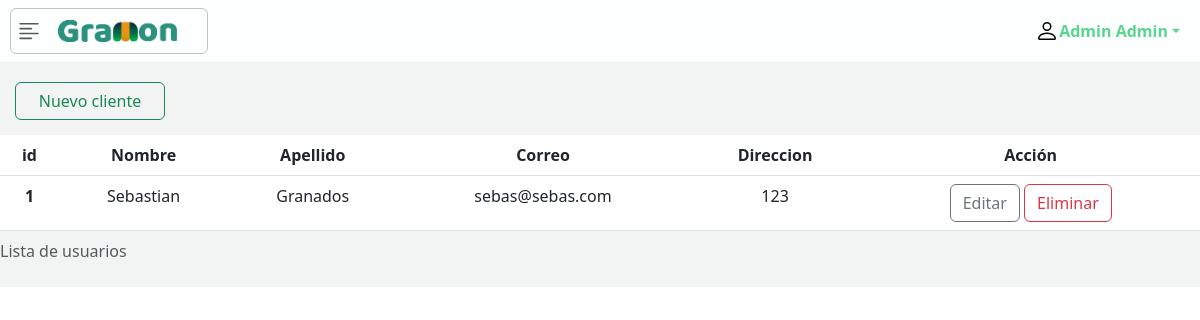
Before: /list_customer/ (signed in) with the older database file.
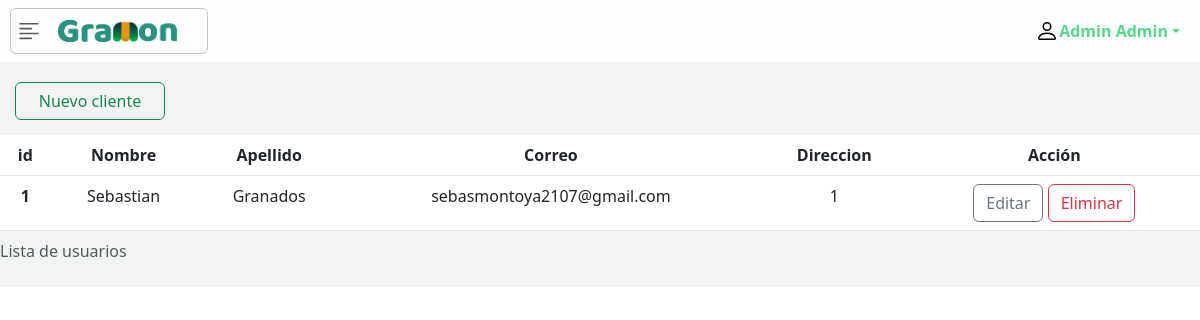
After: the same page with the newer database file.
### apps/customers_app/models.py (models this page shows, shortened)
class Customer(models.Model):
    id = models.PositiveIntegerField(primary_key=True)
    name = models.CharField(max_length=50)
    last_name = models.CharField(max_length=50)
    email = models.EmailField(max_length=254,blank=True)
    adress = models.CharField(max_length=50, blank=True)
    number = models.IntegerField()
    full_name = models.CharField(max_length=100, default="", editable=False)

### apps/customers_app/views.py (the view)
# urls.py: path('list_customer/', customerListView.as_view(), name='list_customer'),
class customerListView(LoginRequiredMixin,ListView):
    model = Customer
    template_name = "customers/list_customer.html"
    context_object_name = 'customers'
    login_url = reverse_lazy('user_app:login')

### templates/customers/list_customer.html (shortened to what this page needs)
{% extends 'base.html' %}
{% load static %}
{% block content %}
    <div class="d-flex justify-content-between align-items-center" style="width: 100%;">
        <a style="width: 150px; text-align: center; margin-top: 20px; margin-left: 15px; margin-bottom: 15px;"  class="btn btn-outline-success" role="button" href="{% url 'customer_app:create_customer' %}">
          Nuevo cliente
        </a>
    </div>
    <div class="table-responsive">
        <table class="table table-hover" style="width: 100%; text-align: center;" >
            <caption>Lista de usuarios</caption>
            <thead>
            <tr>
                <th scope="col">id</th>
                <th scope="col">Nombre</th>
                <th scope="col">Apellido</th>
                <th scope="col">Correo</th>
                <th scope="col">Direccion</th>
                <th scope="colgroup" >Acción</th>
            </tr>
            </thead>
            <tbody>
                {% for c in customers %}
                <tr>
                    <th scope="row">{{c.id}}</th>
                    <td>{{c.name}}</td>
                    <td>{{c.last_name}}</td>
                    <td>{{c.email}}</td>
                    <td>{{c.adress}}</td>
                    <td>
                        <a type="button" class="btn btn-outline-secondary" href="{% url 'customer_app:update_customer' c.id %}">
                            Editar
                        </a>
                        <button type="button" class="btn btn-outline-danger" data-bs-toggle="modal" data-bs-target="#staticBackdrop{{c.id}}">
                            Eliminar
                        </button>
                    </td>
                </tr>
            {% endfor %}
            </tbody>
        </table>
    </div>
{% endblock content %}

Changed rows visible on the page:
changed Customer "Sebastian": email "sebas@sebas.com" → "sebasmontoya2107@gmail.com"; adress "123" → "1"
